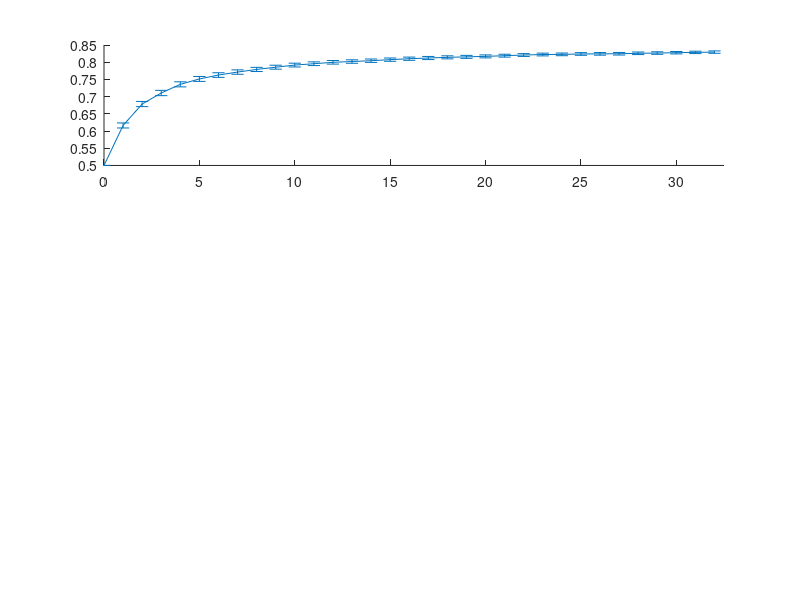

This chart was generated by the following MATLAB code: (Note: this script raises an error after producing the figure.)
% This demo looks at martingale properties of bayesian updates on the
% unique parameter of a binomial likelihood.
% At each trial t, data y(t) is sampled from a bernouilli distribution with
% probability f=1/2. A bayesian observer updates its (beta) posterior
% distribution p(f|y(1,...,t)) over f. A canonical simulation runs for T
% trials. There are N repetitions of such canonical Monte-Carlo
% simulations.
% At each trial t, this bayesian observer can predict the next outcome
% y(t+1) according to:
%       p(y(t+1)|y(1,...,t)) = E[f|y(1,...,t)]
% Let r(t) be the right-hand side of the above equation:
%       r(t) = ( sum(y(1,...,t)) +1)./(t+1)
% We then look at the following Monte-Carlo expectations:
%  - E[r(t+1),r(t)]
%  - E[(r(t+1)-r(t))*(0.5-r(t))]
% Note: here, we have assumed that the Bayesian observer starts with flat
% priors on f, i.e. p(f)=1. This corresponds to setting the parameters of
% the corresponding beta probability density function to 1 (i.e. 1 "dummy"
% count for y=1 and 1 for y=0).

clear all
close all


N = 2^10; % number of Monte-Carlo repetitions
T = 32;   % number of trials or time samples
f = 0.85; % hidden bernouilli frequency

%-- perform Monte-Carlo simulations
y = zeros(N,T);
r = zeros(N,T+1);
dr = zeros(N,T+1);
r(:,1) = 0.5; % prior mean (under flat prior)
for i=1:N
    for t=1:T
        % First, sample from target Bernouilli distribution
        y(i,t) = randn > erfcinv(2*f)*sqrt(2);
        % Then, let bayesian observer assimilate data
        r(i,t+1) = (sum(y(i,1:t))+1)./(t+2);
        % Lastly, store change in update
        dr(i,t) = r(i,t+1) - r(i,t);
    end
end

%-- derive Monte-Carlo averages
mc = zeros(1,T);
sc = zeros(1,T);
m = zeros(1,T);
s = zeros(1,T);
for t=1:T
    mc(t) = mean(dr(:,t).*(0.5-r(:,t)));
    sc(t) = std(dr(:,t).*(0.5-r(:,t)))./sqrt(N);
    m(t) = mean(dr(:,t));
    s(t) = std(dr(:,t))./sqrt(N);
end

hf = figure('color',[1 1 1]);
ha = subplot(3,1,1,'parent',hf,'nextplot','add','xlim',[0,T+0.5]);
mr = mean(r,1);
sr = std(r,[],1)./sqrt(N);
my = mean(y,1);
sy = std(y,[],1)./sqrt(N);
errorbar(ha,[0:T],mr,1.96*sr)
errorbar(ha,my,1.96*sy,'color',[1 0 0])
plot(ha,[0:T],mr,'.')
plot(ha,my,'r.')
title(ha,'E[r(t)]')
legend({'bernouilli parameter estimate','data samples'})
ha = subplot(3,1,2,'parent',hf,'nextplot','add','xlim',[0,T+0.5]);
errorbar(ha,m,1.96*s)
plot(ha,[1 T],[0 0],'r')
plot(ha,m,'.')
title(ha,'E[r(t+1)-r(t)]')
legend({'Monte-Carlo simulations','martingale theory'})
ha = subplot(3,1,3,'parent',hf,'nextplot','add','xlim',[0,T+0.5]);
errorbar(ha,mc,1.96*sc)
plot(ha,[1 T],[0 0],'r')
plot(ha,mc,'.')
legend({'Monte-Carlo simulations','martingale theory'})
title(ha,'Cov[r(t+1)-r(t),0.5-r(t)]')





    
    
    
    